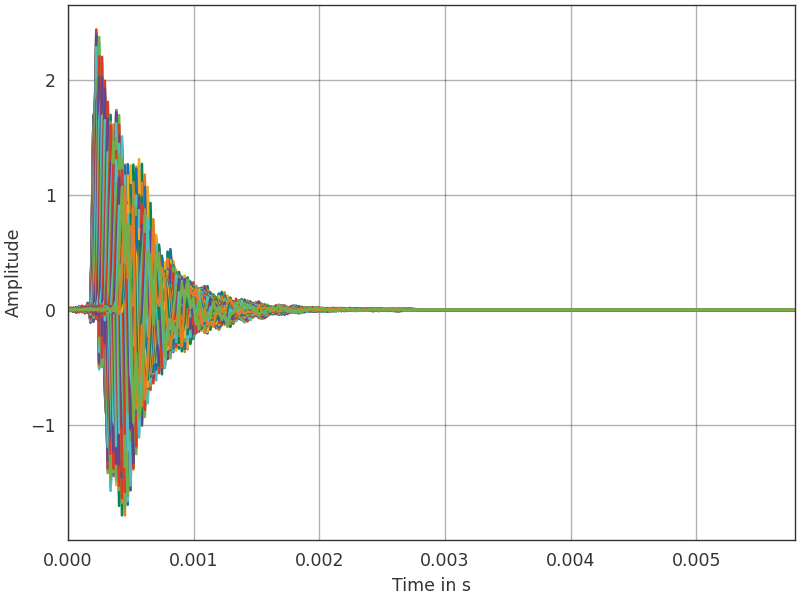

Source code (Python):
%%

import pyfar as pf
import matplotlib.pyplot as plt

hrirs, sources = pf.signals.files.head_related_impulse_responses(position='horizontal')

pf.plot.use()
plt.figure()
pf.plot.time(hrirs)
plt.savefig('thumbnail_pyfar_interactive_plots.png')